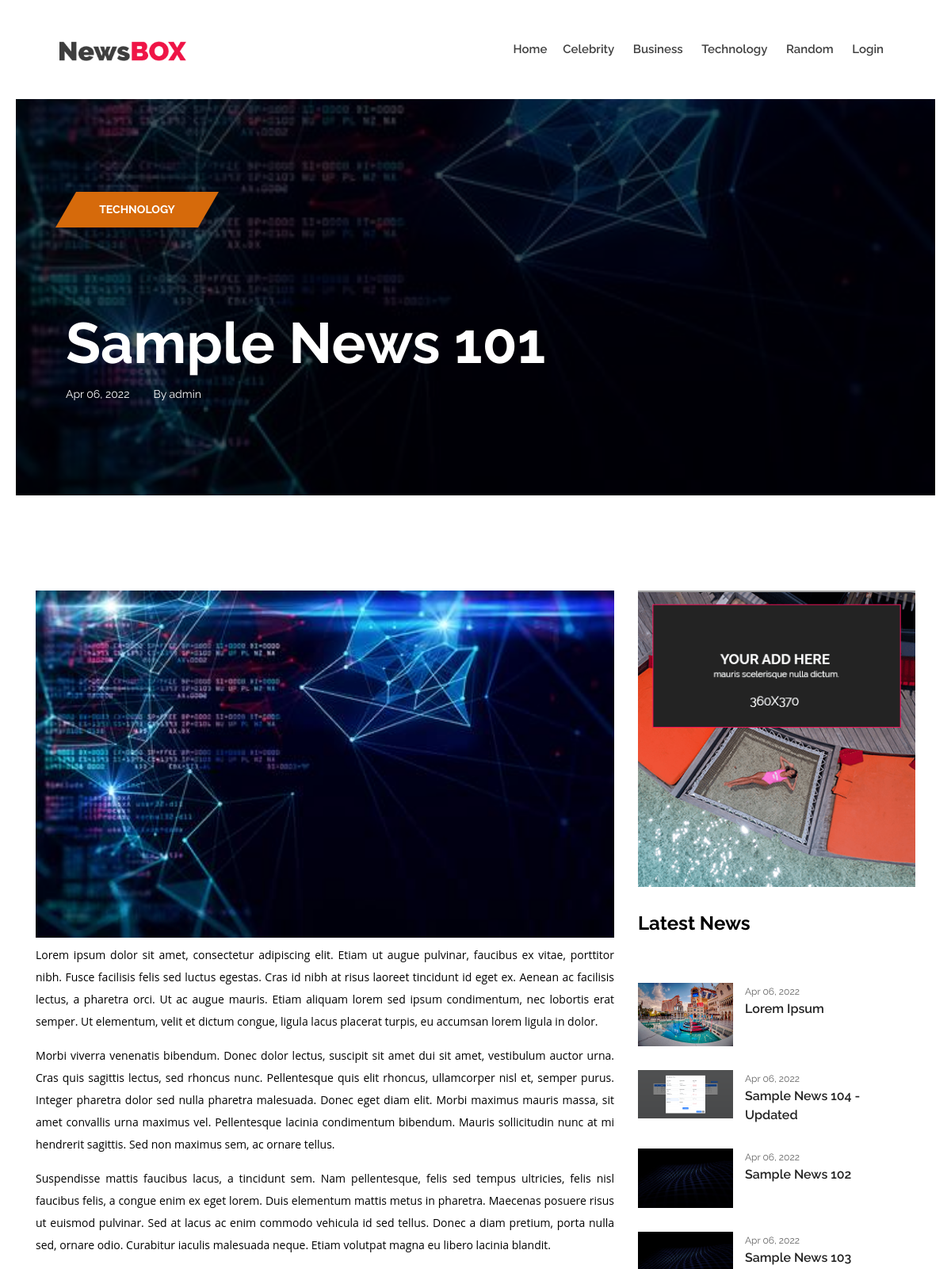
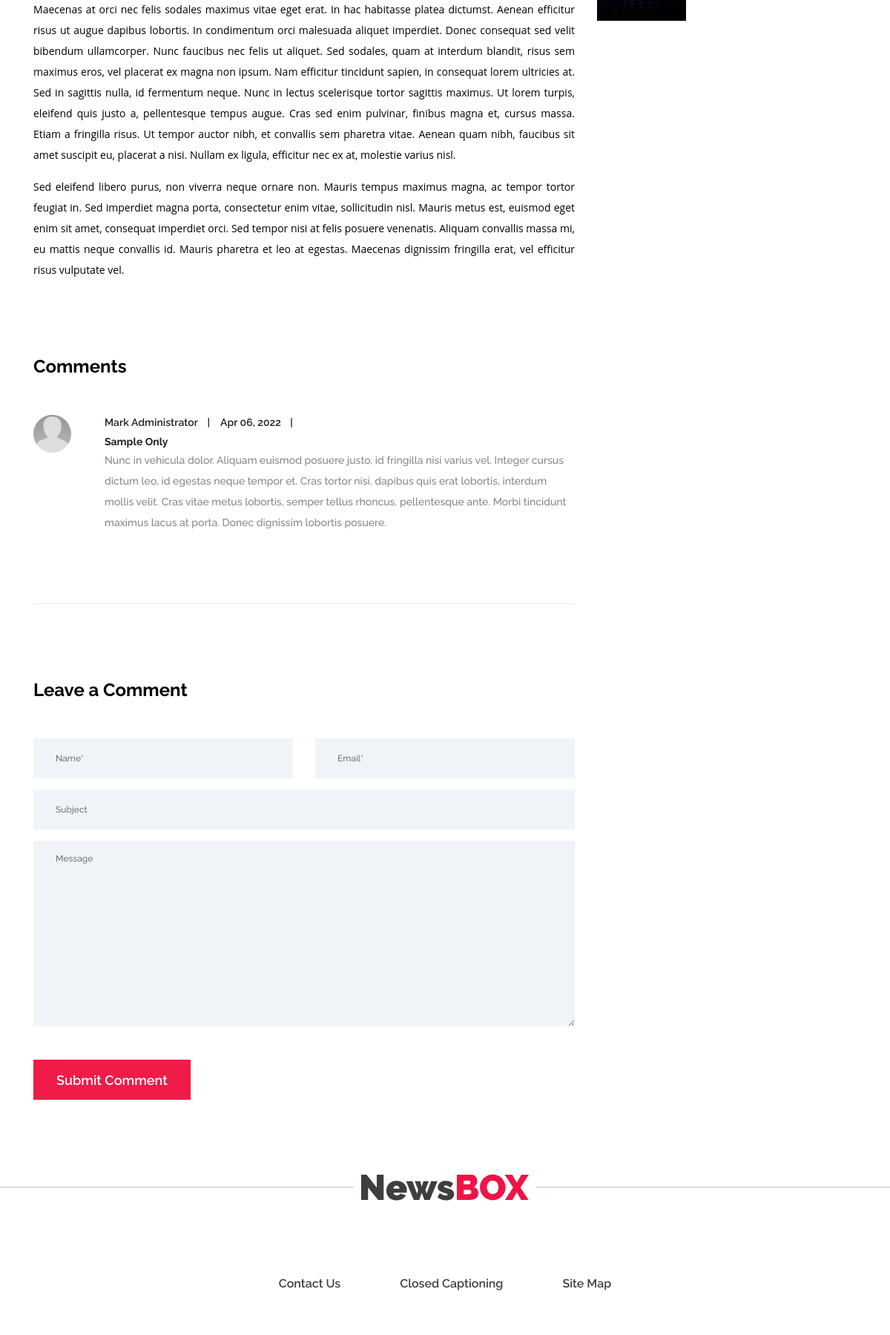
/post/1 (upper part), run on the app's committed database (2 pictures, top to bottom).
### newsApp/models.py (models this page shows, shortened)
class Category(models.Model):
    name = models.CharField(max_length=250)
    status = models.CharField(max_length=2, choices=(("1",'Active'), ("2",'Inactive')), default=1)
    date_created = models.DateTimeField(default=timezone.now)
    date_updated = models.DateTimeField(auto_now = True)
    def __str__(self):
        return self.name

class Post(models.Model):
    user = models.ForeignKey(User, on_delete=models.CASCADE)
    category = models.ForeignKey(Category, on_delete=models.CASCADE,default="")
    title = models.TextField()
    short_description = models.TextField()
    content = models.TextField()
    banner_path = models.ImageField(upload_to='news_bannner')
    status = models.CharField(max_length=2, choices=(("1",'Published'), ("2",'Unpublished')), default=2)
    meta_keywords = models.TextField()
    date_created = models.DateTimeField(default=timezone.now)
    date_updated = models.DateTimeField(auto_now = True)

class Comment(models.Model):
    post = models.ForeignKey(Post, on_delete=models.CASCADE,default="")
    name = models.CharField(max_length=250)
    email = models.CharField(max_length=250)
    subject = models.CharField(max_length=250)
    message = models.TextField()
    date_created = models.DateTimeField(default=timezone.now)
    date_updated = models.DateTimeField(auto_now = True)

### newsApp/views.py (the view)
# urls.py: path('post/<int:pk>', views.view_post, name="view-post"),
def view_post(request, pk=None):
    context = context_data()
    post = models.Post.objects.get(id = pk)
    context['page'] = 'post'
    context['page_title'] = post.title
    context['post'] = post
    context['latest'] = models.Post.objects.exclude(id=pk).filter(status = 1).order_by('-date_created').all()[:10]
    context['comments'] = models.Comment.objects.filter(post=post).all()
    context['actions'] = False
    if request.user.is_superuser or request.user.id == post.user.id:
        context['actions'] = True
    return render(request, 'single_post.html', context)

### newsApp/views.py (called while the page is built)
def context_data():
    context = {
        'site_name': 'Simple News Portal',
        'page' : 'home',
        'page_title' : 'News Portal',
        'categories' : models.Category.objects.filter(status = 1).all(),
    }
    return context

### newsApp/templates/single_post.html (shortened to what this page needs)
{% extends 'layouts/base.html' %}{% load static %}  {% block content %}
<div class="post-details-title-area bg-overlay clearfix" style="background-image: url({{post.banner_path.url}})">
    <div class="container-fluid h-100">
        <div class="row h-100 align-items-center">
            <div class="col-12 col-lg-8">
                <div class="post-content">
                    <p class="tag"><span>{{post.category}}</span></p>
                    <p class="post-title">{{post.title}}</p>
                    <div class="d-flex align-items-center">
                        <span class="post-date mr-30">{{post.date_created|date:"M d, Y"}}</span>
                        <span class="post-date">By {{post.user.username}}</span>
                    </div>
                </div>
            </div>
        </div>
    </div>
</div>
<section class="post-news-area section-padding-100-0 mb-70">
    <div class="container">
        <div class="row justify-content-center">
            <div class="col-12 col-lg-8">
                <div class="mb-2">
                    <img src="{{post.banner_path.url}}" alt="{{post.title}}" class="imagr-fluid w-100">
                </div>
                <div class="post-details-content mb-100">{{post.content|safe}}</div>
                <div class="comment_area clearfix mb-100">
                    <h4 class="mb-50">Comments</h4>
                    <ol>
                        {% for comment in comments %}
                        <li class="single_comment_area">
                            <div class="comment-content d-flex">
                                <div class="comment-author">
                                    <img src="{% static 'img/ava.jpg' %}" alt="{{comment.name}}">
                                </div>
                                <div class="comment-meta">
                                    <div class="d-flex">
                                        <a href="mailto:{{comment.email}}" target="_blank" class="post-author">{{comment.name}}</a>
                                        <a href="#" class="post-date">{{comment.date_created|date:"M d, Y"}} </a>
                                    </div>
                                    <larger class="font-weight-bold">{{comment.subject}}</larger>
                                    <p>{{comment.message}}</p>
                                </div>
                            </div>
                        </li>
                        {% endfor %}
                    </ol>
                </div>
                <div class="post-a-comment-area mb-30 clearfix">
                    <h4 class="mb-50">Leave a Comment</h4>
                    <div class="contact-form-area">
                        <form action="" id="comment-form" method="post">
                            <div class="row">
                                {% if not user.id %}
                                <div class="col-12 col-lg-6">
                                    <input type="text" class="form-control" id="name" name="name" placeholder="Name*">
                                </div>
                                <div class="col-12 col-lg-6">
                                    <input type="email" class="form-control" id="email" name="email" placeholder="Email*">
                                </div>
                                {% else %}
                                <input type="hidden" name="name" value="{{user.first_name}} {{user.last_name}}">
                                <input type="hidden" name="email" value="{{user.email}}"> {% endif %}
                                <div class="col-12">
                                    <input type="text" class="form-control" id="subject" name="subject" placeholder="Subject">
                                </div>
                                <div class="col-12">
                                    <textarea name="message" class="form-control" id="message" name="message" cols="30" rows="10" placeholder="Message"></textarea>
                                </div>
                                <div class="col-12">
                                    <button class="btn newsbox-btn mt-30" type="submit">Submit Comment</button>
                                </div>
                            </div>
                        </form>
                    </div>
                </div>
            </div>
            <div class="col-12 col-sm-9 col-md-6 col-lg-4">
                <div class="sidebar-area">
                    <div class="single-widget-area add-widget mb-30">
                        <a href="#">
                            <img src="{% static 'img/bg-img/add3.png' %}" alt="">
                        </a>
                    </div>
                    <div class="single-widget-area news-widget mb-30">
                        <h4>Latest News</h4>
                        {% for lpost in latest %}
                        <div class="single-blog-post d-flex style-4 mb-30">
                            <div class="blog-thumbnail">
                                <a href="{% url 'view-post' lpost.pk %}"><img src="{{lpost.banner_path.url}}" alt="{{lpost.title}}"></a>
                            </div>
                            <div class="blog-content">
                                <span class="post-date">{{lpost.date_created|date:"M d, Y"}}</span>
                                <a href="{% url 'view-post' lpost.pk %}" class="post-title">{{lpost.title}}</a>
                            </div>
                        </div>
                        {% endfor %}
                    </div>
                </div>
            </div>
        </div>
    </div>
</section>
{% endblock content %}

### newsApp/templates/layouts/top-navigation.html (shortened to what this page needs)
{% load static %}
<header class="header-area">
    <div class="newsbox-main-menu">
        <div class="classy-nav-container breakpoint-off">
            <div class="container-fluid">
                <nav class="classy-navbar justify-content-between" id="newsboxNav">
                    <a href="index.html" class="nav-brand"><img src="{% static 'img/core-img/logo.png' %}" alt=""></a>
                    <div class="classy-menu">
                        <div class="classynav">
                            <ul>
                                <li><a href="{%url 'home-page'%}">Home</a>
                                {% for category in categories %}
                                <li><a href="{% url 'category-post' category.id %}">{{category}}</a></li>
                                {% endfor %}
                                {% if not user.id %}
                                <li><a href="{% url 'login-page' %}">Login</a></li>
                                {% endif %}
                            </ul>
                        </div>
                    </div>
                </nav>
            </div>
        </div>
    </div>
</header>

### static/css/classy-nav.css (style rules this page uses)
* { margin: 0; padding: 0; }
body { font-family: "Roboto", sans-serif; }
ul, ol { margin: 0; }
ul li, ol li { list-style: none; }
img { height: auto; max-width: 100%; }
.classy-nav-container { position: relative; z-index: 100; background-color: #ffffff; }
.classy-nav-container * { box-sizing: border-box; }
.classy-nav-container a { -webkit-transition-duration: 500ms; transition-duration: 500ms; text-decoration: none; outline: none; font-size: 14px; font-weight: 400; color: #232323; display: inline-block; }
.justify-content-between { -webkit-box-pack: justify; -ms-flex-pack: justify; justify-content: space-between; }
.justify-content-center { -webkit-box-pack: center; -ms-flex-pack: center; justify-content: center; }
.classy-navbar { width: 100%; height: 70px; padding: 0.5em 2em; display: -webkit-box; display: -ms-flexbox; display: flex; -webkit-box-align: center; -ms-flex-align: center; -ms-grid-row-align: center; align-items: center; }
.classy-navbar .nav-brand { font-size: 26px; font-weight: 500; color: #565656; display: inline-block; margin-right: 30px; }
.classynav ul li { display: inline-block; clear: both; position: inherit; z-index: 10; }
.classynav ul li a { padding: 0 12px; display: block; height: 35px; font-size: 14px; line-height: 34px; }
.breakpoint-off .classynav { display: -webkit-box; display: -ms-flexbox; display: flex; -webkit-box-align: center; -ms-flex-align: center; -ms-grid-row-align: center; align-items: center; }

### data on the page
Category: name "Celebrity"
Category: name "Business"
Category: name "Technology"
Category: name "Random"
Post: banner_path (picture), category "TECHNOLOGY", title "Sample News 101", date_created "Apr 06, 2022", user.username "admin", content "Lorem ipsum dolor sit amet, consectetur adipiscing elit. Etiam ut augue pulvinar, faucibus ex vitae, porttitor nibh. Fusce facilisis felis sed luctus egestas. Cras id nibh at risus laoreet tincidunt id eget ex. Aenean ac facilisis lectus, a pharetra orci. Ut ac augue mauris. Etiam aliquam lorem sed ipsum condimentum, nec lobortis erat semper. Ut elementum, velit et dictum congue, ligula lacus placerat turpis, eu accumsan lorem ligula in dolor. Morbi viverra venenatis bibendum. Donec dolor lectus, suscipit sit amet dui sit amet, vestibulum auctor urna. Cras quis sagittis lectus, sed rhoncus nunc. Pellentesque quis elit rhoncus, ullamcorper nisl et, semper purus. Integer pharetra dolor sed…"
Comment: name "Mark Administrator", date_created "Apr 06, 2022", subject "Sample Only", message "Nunc in vehicula dolor. Aliquam euismod posuere justo, id fringilla nisi varius vel. Integer cursus dictum leo, id egestas neque tempor et. Cras tortor nisi, dapibus quis erat lobortis, interdum mollis velit. Cras vitae metus lobortis, semper tellus rhoncus, pellentesque ante. Morbi tincidunt maximus lacus at porta. Donec dignissim lobortis posuere."
Post: banner_path (picture), date_created "Apr 06, 2022", title "Lorem Ipsum"
Post: banner_path (picture), date_created "Apr 06, 2022", title "Sample News 104 - Updated"
Post: banner_path (picture), date_created "Apr 06, 2022", title "Sample News 102"
Post: banner_path (picture), date_created "Apr 06, 2022", title "Sample News 103"
